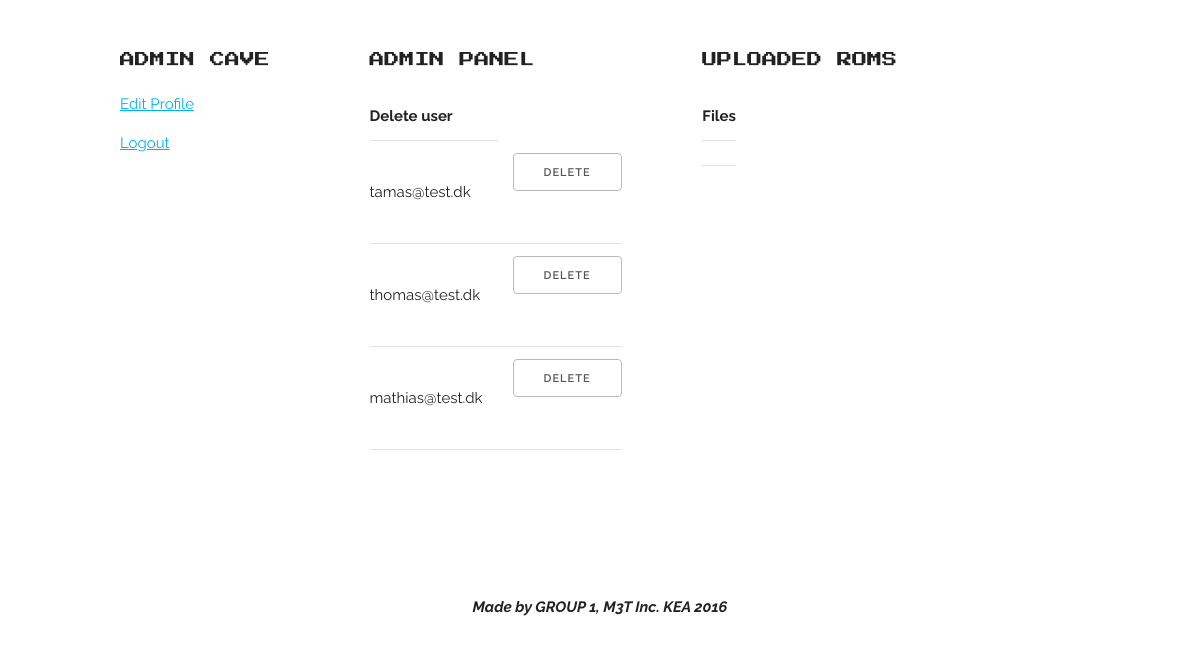
/adminpage.php (signed in), run on the app's committed database.
### tables this page shows
CREATE TABLE `users` (
  `id` int(100) NOT NULL,
  `age` int(255) NOT NULL,
  `email` varchar(255) NOT NULL,
  `gender` int(3) NOT NULL,
  `password` varchar(255) NOT NULL
);

### adminpage.php (the view, shortened to what this page needs)
<?php
	include_once 'layout/header.php';
	include_once 'backend/connect.php';
	$result = mysqli_query($conn, "SELECT * FROM users");
?>
<body>
  <div class="container">
    <div class="row">
      <div class="three columns" style="margin-top: 5%">
 		<h6>ADMIN CAVE</h6>
 		<p><a href="editprofile.php">Edit Profile</a></p>
 		<p><a href="backend/logoutbackend.php">Logout</a></p>
	 </div>
	 <div class="three columns" style="margin-top: 5%">
 		 <h6>ADMIN PANEL</h6>
			<table>
			  <tr>
			    <td><strong>Delete user</strong></td>
			  </tr>
			  <?php while($row = mysqli_fetch_array($result)) : ?>
				  <tr>
				    <td><?php echo $row['email']; ?></td>
				    <td>
				      <form action="backend/delete.php" method="post">
				        <input type="submit" value="Delete" />
				      </form>
				    </td>
				  </tr>
			  <?php endwhile; ?>
			</table>
	  </div>
	 <div class="three columns" style="margin-top: 5%">
	 	<h6>UPLOADED ROMS</h6>
	 		<table>
			  <tr>
			    <td><strong>Files</strong></td>
			  </tr>
			  <tr>
			  	<td>
				</td>
			  </tr>
			</table>
	 </div>
    </div>
  </div>
<?php
	include_once '/layout/footer.php';
?>

### css/skeleton.css (style rules this page uses)
.container { position: relative; width: 100%; max-width: 960px; margin: 0 auto; padding: 0 20px; box-sizing: border-box; }
.column, .columns { width: 100%; float: left; box-sizing: border-box; }
@media (min-width: 400px) { .container { width: 85%; padding: 0; } }
@media (min-width: 550px) { .container { width: 80%; } }
@media (min-width: 550px) { .column, .columns { margin-left: 4%; } }
@media (min-width: 550px) { .column:first-child, .columns:first-child { margin-left: 0; } }
@media (min-width: 550px) { .three.columns { width: 22%; } }
html { font-size: 62.5%; }
body { font-size: 1.5em; line-height: 1.6; font-weight: 400; font-family: "Raleway", "HelveticaNeue", "Helvetica Neue", Helvetica, Arial, sans-serif; color: #222; }
h1, h2, h3, h4, h5, h6 { margin-top: 0; margin-bottom: 2rem; font-family: 'Press Start 2P', "Raleway", "HelveticaNeue", "Helvetica Neue", Helvetica, Arial, sans-serif; font-weight: 300; }
h6 { font-size: 1.5rem; line-height: 1.6; letter-spacing: 0; }
@media (min-width: 550px) { h6 { font-size: 1.5rem; } }
p { margin-top: 0; }
a { color: #00B2F0; }
.button, button, input[type="submit"], input[type="reset"], input[type="button"] { display: inline-block; height: 38px; padding: 0 30px; color: #555; text-align: center; font-size: 11px; font-weight: 600; line-height: 38px; letter-spacing: .1rem; text-transform: uppercase; text-decoration: none; white-space: nowrap; background-color: transparent; border-radius: 4px; border: 1px solid #bbb; cursor: pointer; box-sizing: border-box; }
th, td { padding: 12px 15px; text-align: left; border-bottom: 1px solid #E1E1E1; }
th:first-child, td:first-child { padding-left: 0; }
th:last-child, td:last-child { padding-right: 0; }
input, textarea, select, fieldset { margin-bottom: 1.5rem; }
pre, blockquote, dl, figure, table, ul, ol, form { margin-bottom: 2.5rem; }
.container:after, .row:after, .u-cf { content: ""; display: table; clear: both; }

### data on the page
users: email "tamas@test.dk"
users: email "thomas@test.dk"
users: email "mathias@test.dk"
